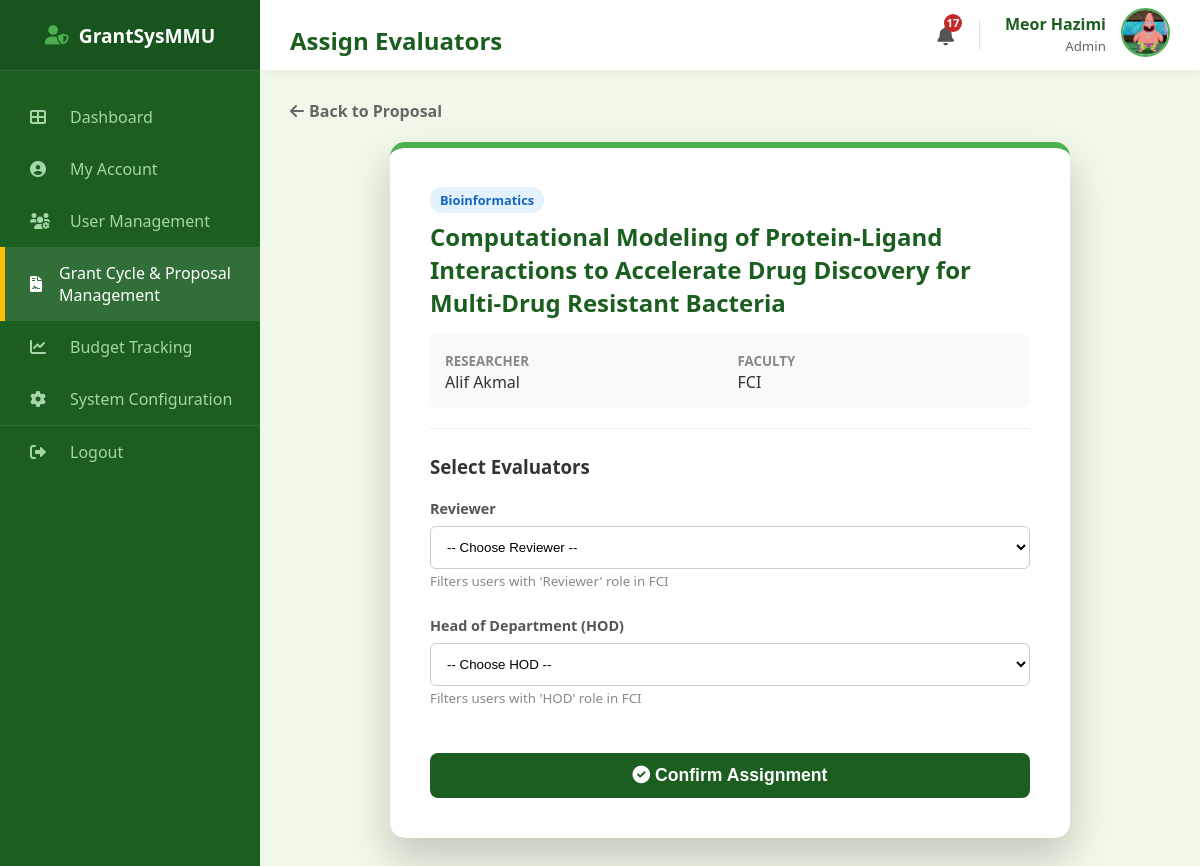
Page /admin/proposals/assign/5 (signed in) on the committed database.
### models.py (models this page shows, shortened)
class User(db.Model):
    __tablename__ = "user"
    mmu_id = db.Column(db.String(15), primary_key=True)
    name = db.Column(db.String(150), nullable=False)
    email = db.Column(db.String(100), unique=True, nullable=False)
    password = db.Column(db.String(100), nullable=False)
    faculty = db.Column(db.String(100), nullable=False)
    user_role = db.Column(db.String(25), nullable=False)
    profile_image = db.Column(db.String(20), nullable=False, default="default.jpg")
    phone_number = db.Column(db.String(20), nullable=True)
    admin_profile = db.relationship(
        "Admin", backref="user_info", uselist=False, cascade="all, delete-orphan"
    )
    researcher_profile = db.relationship(
        "Researcher", backref="user_info", uselist=False, cascade="all, delete-orphan"
    )
    reviewer_profile = db.relationship(
        "Reviewer", backref="user_info", uselist=False, cascade="all, delete-orphan"
    )
    hod_profile = db.relationship(
        "HOD", backref="user_info", uselist=False, cascade="all, delete-orphan"
    )

class Proposal(db.Model):
    __tablename__ = "proposal"
    proposal_id = db.Column(db.Integer, primary_key=True)
    title = db.Column(db.String(255), nullable=False)
    research_area = db.Column(db.String(100), nullable=False, default="General")
    requested_budget = db.Column(db.Float, nullable=False)
    status = db.Column(db.String(30), nullable=False, default="Draft")
    submission_date = db.Column(db.Date, default=malaysia_now)
    document_file = db.Column(db.String(100), nullable=True)
    review_score = db.Column(db.Integer, nullable=True)
    review_feedback = db.Column(db.Text, nullable=True)
    review_draft = db.Column(db.Text, nullable=True)
    researcher_id = db.Column(
        db.Integer, db.ForeignKey("researcher.researcher_id"), nullable=False
    )
    cycle_id = db.Column(
        db.Integer, db.ForeignKey("grant_cycle.cycle_id"), nullable=False
    )
    assigned_reviewer_id = db.Column(
        db.Integer, db.ForeignKey("reviewer.reviewer_id"), nullable=True
    )
    assigned_hod_id = db.Column(db.Integer, db.ForeignKey("hod.hod_id"), nullable=True)
    reviewer = db.relationship("Reviewer", foreign_keys=[assigned_reviewer_id])
    hod = db.relationship("HOD", foreign_keys=[assigned_hod_id])
    deadlines = db.relationship(
        "Deadline", backref="proposal", cascade="all, delete-orphan"
    )

### routes/admin_routes.py (the view, shortened to what this page needs)
@admin_bp.route("/admin/proposals/assign/<int:proposal_id>", methods=["GET", "POST"])
def admin_assign_evaluators(proposal_id):
    if session.get("role") != "Admin":
        return redirect(url_for("admin.admin_login"))
    proposal = Proposal.query.get_or_404(proposal_id)
    user = User.query.get(session["user_id"])
    if user.faculty != proposal.cycle.faculty:
        flash(
            f"Access Denied: You cannot assign evaluators for {proposal.cycle.faculty}.",
            "error",
        )
        return redirect(url_for("admin.admin_proposal_management"))
    researcher_faculty = proposal.researcher.user_info.faculty
    reviewers = (
        Reviewer.query.join(User).filter(User.faculty == researcher_faculty).all()
    )
    hods = HOD.query.join(User).filter(User.faculty == researcher_faculty).all()
    return render_template(
        "admin_assign_evaluators.html",
        proposal=proposal,
        reviewers=reviewers,
        hods=hods,
        user=user,
    )

### main.py (called while the page is built)
@app.context_processor
def inject_notifications():
    if "user_id" in session:
        unread = Notification.query.filter_by(recipient_id=session["user_id"], is_read=False).count()
        return dict(unread_notifications=unread)
    return dict(unread_notifications=0)

### templates/admin_assign_evaluators.html (shortened to what this page needs)
<!DOCTYPE html>
<html lang="en">
<head>
    <link rel="stylesheet" type="text/css" href="{{ url_for('static', filename='style.css') }}">
    <link rel="stylesheet" href="https://cdnjs.cloudflare.com/ajax/libs/font-awesome/6.0.0/css/all.min.css">
</head>
<body>
    <div class="dashboard-container">
        <div class="sidebar">
            <div class="sidebar-header"><i class="fas fa-user-shield"
                    style="margin-right: 10px; color: var(--secondary-color);"></i> GrantSysMMU</div>
            <ul class="sidebar-menu">
                <li><a href="{{ url_for('admin.admin_dashboard') }}"><i class="fas fa-th-large"></i> Dashboard</a></li>
                <li><a href="{{ url_for('admin.admin_profile') }}"><i class="fas fa-user-circle"></i> My Account</a></li>
                <li><a href="{{ url_for('admin.admin_user_management') }}"><i class="fas fa-users-cog"></i> User Management</a></li>
                <li class="active"><a href="{{ url_for('admin.admin_proposal_management') }}"><i class="fas fa-file-contract"></i> Grant Cycle & Proposal Management</a></li>
                <li><a href="{{ url_for('admin.admin_budget_tracking') }}"><i class="fas fa-chart-line"></i> Budget Tracking</a></li>
                <li><a href="{{ url_for('admin.admin_system_data') }}"><i class="fas fa-cog"></i> System Configuration</a></li>
                <li style="margin-top: auto; border-top: 1px solid rgba(255,255,255,0.1);">
                    <a href="{{ url_for('auth.logout') }}"><i class="fas fa-sign-out-alt"></i> Logout</a>
                </li>
            </ul>
        </div>
        <div class="main-content">
            <div class="top-bar">
                <h2>Assign Evaluators</h2>
                <div style="display: flex; align-items: center; gap: 25px;">
                    <a href="{{ url_for('auth.view_notifications') }}"
                        style="position: relative; color: #555; font-size: 1.2rem; text-decoration: none;">
                        <i class="fas fa-bell"></i>
                        {% if unread_notifications > 0 %}
                        <span
                            style="position: absolute; top: -8px; right: -8px; background: #c62828; color: white; border-radius: 50%; width: 18px; height: 18px; font-size: 0.7rem; display: flex; align-items: center; justify-content: center; font-weight: bold;">
                            {{ unread_notifications }}
                        </span>
                        {% endif %}
                    </a>
                    <div style="display: flex; align-items: center; gap: 15px;">
                        <div style="text-align: right; line-height: 1.3;">
                            <span style="display: block; font-weight: bold; color: #1b5e20;">{{ user.name }}</span>
                            <small style="color: #666;">Admin</small>
                        </div>
                        <a href="{{ url_for('admin.admin_profile') }}">
                            <img src="{{ url_for('static', filename='profile_pics/' + user.profile_image) }}"
                                alt="Profile"
                                style="width: 45px; height: 45px; border-radius: 50%; object-fit: cover; border: 2px solid #4caf50;">
                        </a>
                    </div>
                </div>
            </div>
            <div class="content-wrapper">
                <a href="{{ url_for('admin.admin_view_proposal', proposal_id=proposal.proposal_id) }}"
                   style="display: inline-flex; align-items: center; margin-bottom: 20px; color: #666; text-decoration: none; font-weight: bold;">
                    <i class="fas fa-arrow-left" style="margin-right: 5px;"></i> Back to Proposal
                </a>
                <div class="login-card" style="max-width: 600px; margin: 0 auto; padding: 40px; text-align: left;">
                    <div style="border-bottom: 1px solid #eee; padding-bottom: 20px; margin-bottom: 25px;">
                        <span style="background: #e3f2fd; color: #1565c0; padding: 4px 10px; border-radius: 12px; font-size: 0.8rem; font-weight: bold;">
                            {{ proposal.research_area }}
                        </span>
                        <h2 style="color: #1b5e20; margin: 10px 0 5px 0;">{{ proposal.title }}</h2>
                        <div style="display: grid; grid-template-columns: 1fr 1fr; gap: 15px; margin-top: 15px; background: #f9f9f9; padding: 15px; border-radius: 8px;">
                            <div>
                                <small style="color: #888; font-weight: bold; text-transform: uppercase;">Researcher</small>
                                <div style="color: #333;">{{ proposal.researcher.user_info.name }}</div>
                            </div>
                            <div>
                                <small style="color: #888; font-weight: bold; text-transform: uppercase;">Faculty</small>
                                <div style="color: #333;">{{ proposal.researcher.user_info.faculty }}</div>
                            </div>
                        </div>
                    </div>
                    <h3 style="color: #333; margin-bottom: 20px;">Select Evaluators</h3>
                    <form method="POST">
                        <div class="form-group" style="margin-bottom: 25px;">
                            <label style="font-weight: bold; color: #555; display: block; margin-bottom: 8px;">Reviewer</label>
                            <select name="reviewer_id" class="form-control" required
                                    style="width: 100%; padding: 12px; border: 1px solid #ccc; border-radius: 6px; background-color: #fff;">
                                <option value="">-- Choose Reviewer --</option>
                            </select>
                            <small style="color: #888;">Filters users with 'Reviewer' role in {{ proposal.researcher.user_info.faculty }}</small>
                        </div>
                        <div class="form-group" style="margin-bottom: 35px;">
                            <label style="font-weight: bold; color: #555; display: block; margin-bottom: 8px;">Head of Department (HOD)</label>
                            <select name="hod_id" class="form-control" required
                                    style="width: 100%; padding: 12px; border: 1px solid #ccc; border-radius: 6px; background-color: #fff;">
                                <option value="">-- Choose HOD --</option>
                            </select>
                            <small style="color: #888;">Filters users with 'HOD' role in {{ proposal.researcher.user_info.faculty }}</small>
                        </div>
                        <button type="submit" class="btn-primary" style="width: 100%; padding: 12px; font-size: 1.1rem;">
                            <i class="fas fa-check-circle"></i> Confirm Assignment
                        </button>
                    </form>
                </div>
            </div>
        </div>
    </div>
</body>
</html>

### static/style.css (style rules this page uses)
:root { --primary-color: #1b5e20; --secondary-color: #4caf50; --accent-color: #ffc107; --bg-light: #f1f8e9; --white: #ffffff; --text-dark: #2c3e50; --text-muted: #607d8b; --sidebar-width: 260px; --shadow: 0 4px 6px rgba(0, 0, 0, 0.1); }
body { font-family: 'Segoe UI', 'Roboto', Helvetica, Arial, sans-serif; margin: 0; padding: 0; background-color: var(--bg-light); color: var(--text-dark); }
.dashboard-container { display: flex; min-height: 100vh; }
.sidebar { width: var(--sidebar-width); background-color: var(--primary-color); color: white; display: flex; flex-direction: column; position: fixed; height: 100%; z-index: 100; }
.sidebar-header { height: 70px; display: flex; align-items: center; justify-content: center; background-color: rgba(0, 0, 0, 0.1); font-size: 1.2rem; font-weight: bold; border-bottom: 1px solid rgba(255, 255, 255, 0.1); }
.sidebar-menu { list-style: none; padding: 0; margin: 20px 0; }
.sidebar-menu li a { display: flex; align-items: center; padding: 15px 25px; color: #a5d6a7; text-decoration: none; transition: 0.3s; border-left: 5px solid transparent; }
.sidebar-menu li a:hover, .sidebar-menu li.active a { background-color: rgba(255, 255, 255, 0.1); color: white; border-left-color: var(--accent-color); }
.sidebar-menu li a i { width: 30px; margin-right: 10px; }
.main-content { margin-left: var(--sidebar-width); width: calc(100% - var(--sidebar-width)); background-color: var(--bg-light); display: flex; flex-direction: column; min-height: 100vh; }
.top-bar { width: 100%; height: 70px; background: white; display: flex; align-items: center; justify-content: space-between; padding: 0 30px; box-shadow: 0 2px 10px rgba(0, 0, 0, 0.05); box-sizing: border-box; position: sticky; top: 0; z-index: 50; }
body { margin: 0; }
.dashboard-container { display: flex; min-height: 100vh; width: 100%; }
.sidebar { width: 260px; flex-shrink: 0; }
.main-content { flex: 1; display: flex; flex-direction: column; width: 100%; }
.content-wrapper { padding: 30px; }
.btn-primary { background-color: var(--primary-color); color: white; border: none; padding: 14px; width: 100%; font-size: 1rem; font-weight: 600; border-radius: 8px; cursor: pointer; transition: background 0.3s; margin-top: 10px; }
.form-group { margin-bottom: 1.2rem; text-align: left; }
.form-group label { font-size: 0.9rem; font-weight: 700; color: var(--primary-color); margin-bottom: 6px; display: block; }
.login-card { background: var(--white); padding: 2.5rem; border-radius: 15px; box-shadow: 0 20px 40px rgba(0, 0, 0, 0.2); width: 100%; max-width: 450px; text-align: center; border-top: 6px solid var(--secondary-color); }
h2 { margin-bottom: 0.5rem; color: var(--primary-color); }

### rows in the picture
User: name "Meor Hazimi", profile_image (picture)
Proposal: research_area "Bioinformatics", title "Computational Modeling of Protein-Ligand Interactions to Accelerate Drug Discovery for Multi-Drug Resistant Bacteria"
User: researcher.user_info.name "Alif Akmal", researcher.user_info.faculty "FCI"

### other values in the picture
{{ unread_notifications }} "17"
